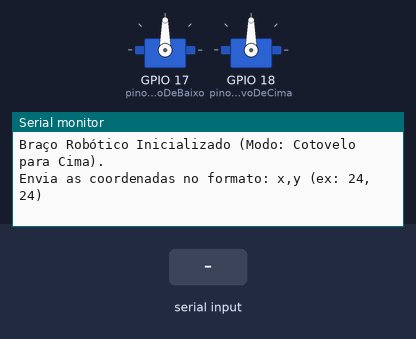
Recording of a sketch running on a simulated ESP32. Parts: 2 × servo, the last lines printed to the serial monitor. The inputs (shaded band) are chosen by the test bench.

Above: at 1.2 s.
1.3 s: "90,45\n" received over Serial
At 2.5 s:
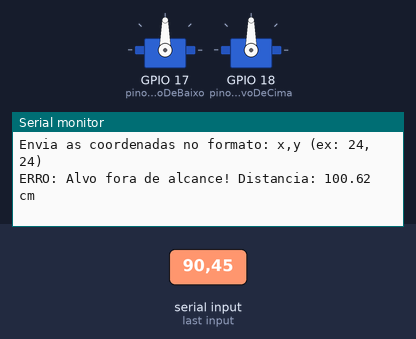
2.8 s: "2\n" received over Serial
At 3.8 s:
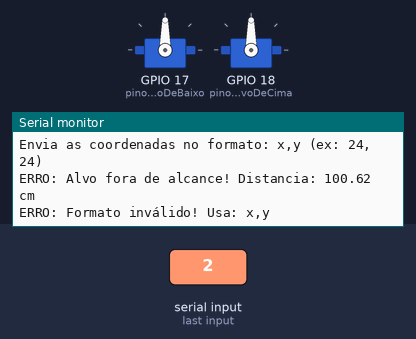

Measured:
- after the input at 1.3 s, the serial monitor: prints a new line at once (image 1)
- after the input at 2.8 s, the serial monitor: prints a new line at once (image 2)

The sketch:

coordenadas-angulosservos.ino
```cpp
#include <ESP32Servo.h>
#include <math.h>

// Definição dos pinos dos servos
const int pinoServoDeBaixo = 17;
const int pinoServoDeCima = 18;

// Criação dos objetos Servo
Servo servoDeBaixo;
Servo servoDeCima;

// Comprimentos dos braços em cm
const float L1 = 20.0;
const float L2 = 28.0;

// Limites físicos medidos (em cm)
const float DIST_MIN = 14.0;
const float DIST_MAX = 48.0;

// --- VARIÁVEIS PARA A SUAVIZAÇÃO ---
float alvoServoDeBaixo = 90.0;
float alvoServoDeCima = 90.0;
float atualServoDeBaixo = 90.0;
float atualServoDeCima = 90.0;

const float FA_SUAVIZACAO = 0.05;

unsigned long ultimoTempo = 0;
const int intervaloAtualizacao = 20;

void setup() {
  Serial.begin(9600);

  servoDeBaixo.attach(pinoServoDeBaixo, 500, 2500);
  servoDeCima.attach(pinoServoDeCima, 500, 2500);

  servoDeBaixo.write((int)atualServoDeBaixo);
  servoDeCima.write((int)atualServoDeCima);

  Serial.println("Braço Robótico Inicializado (Modo: Cotovelo para Cima).");
  Serial.println("Envia as coordenadas no formato: x,y (ex: 24,24)");
}

void loop() {
  if (Serial.available() > 0) {
    String input = Serial.readStringUntil('\n');
    input.trim();

    float x = 0.0;
    float y = 0.0;

    if (sscanf(input.c_str(), "%f,%f", &x, &y) == 2) {
      atualizarAlvoIK(x, y);
    } else if (input.length() > 0) {
      Serial.println("ERRO: Formato inválido! Usa: x,y");
    }
  }

  unsigned long tempoAtual = millis();
  if (tempoAtual - ultimoTempo >= intervaloAtualizacao) {
    ultimoTempo = tempoAtual;

    atualServoDeBaixo += (alvoServoDeBaixo - atualServoDeBaixo) * FA_SUAVIZACAO;
    atualServoDeCima += (alvoServoDeCima - atualServoDeCima) * FA_SUAVIZACAO;

    servoDeBaixo.write((int)atualServoDeBaixo);
    servoDeCima.write((int)atualServoDeCima);
  }
}

void atualizarAlvoIK(float x, float y) {
  float d = sqrt(x*x + y*y);

  if (d < DIST_MIN || d > DIST_MAX) {
    Serial.print("ERRO: Alvo fora de alcance! Distancia: ");
    Serial.print(d); Serial.println(" cm");
    return;
  }

  float cosTheta2 = (x*x + y*y - L1*L1 - L2*L2) / (2.0 * L1 * L2);
  if (cosTheta2 < -1.0) cosTheta2 = -1.0;
  if (cosTheta2 > 1.0) cosTheta2 = 1.0;

  // MUDANÇA CRUCIAL: Sinal negativo força a geometria de "Cotovelo para Cima"
  float sinTheta2 = -sqrt(1.0 - cosTheta2 * cosTheta2);
  float theta2 = atan2(sinTheta2, cosTheta2); // Retorna um valor negativo

  float k1 = L1 + L2 * cosTheta2;
  float k2 = L2 * sinTheta2;
  float theta1 = atan2(y, x) - atan2(k2, k1);

  float theta1Graus = theta1 * 180.0 / M_PI;
  float theta2Graus = theta2 * 180.0 / M_PI;

  // Aplicação da calibração baseada nos teus dados
  float novoAlvoServoDeBaixo = 180.0 - theta1Graus;
  float novoAlvoServoDeCima = 90.0 + theta2Graus; // Como theta2Graus é negativo, vai subtrair de 90°

  // Restringe aos limites de hardware do servo [0, 180]
  alvoServoDeBaixo = constrain(novoAlvoServoDeBaixo, 0, 180);
  alvoServoDeCima = constrain(novoAlvoServoDeCima, 0, 180);

  Serial.print("Novos alvos definidos -> Servo de Baixo: "); Serial.print(alvoServoDeBaixo);
  Serial.print("° | Servo de Cima: "); Serial.print(alvoServoDeCima); Serial.println("°");
}
```
